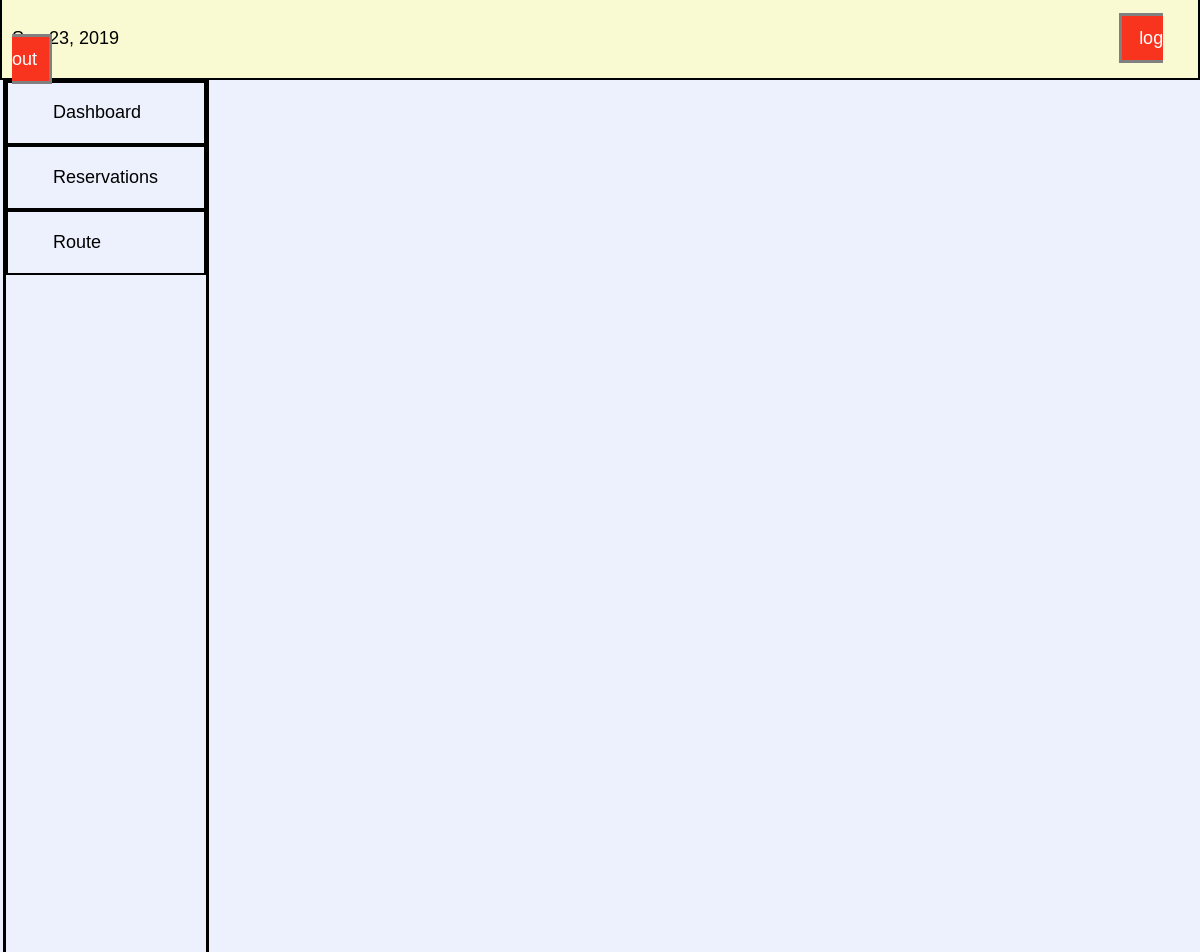
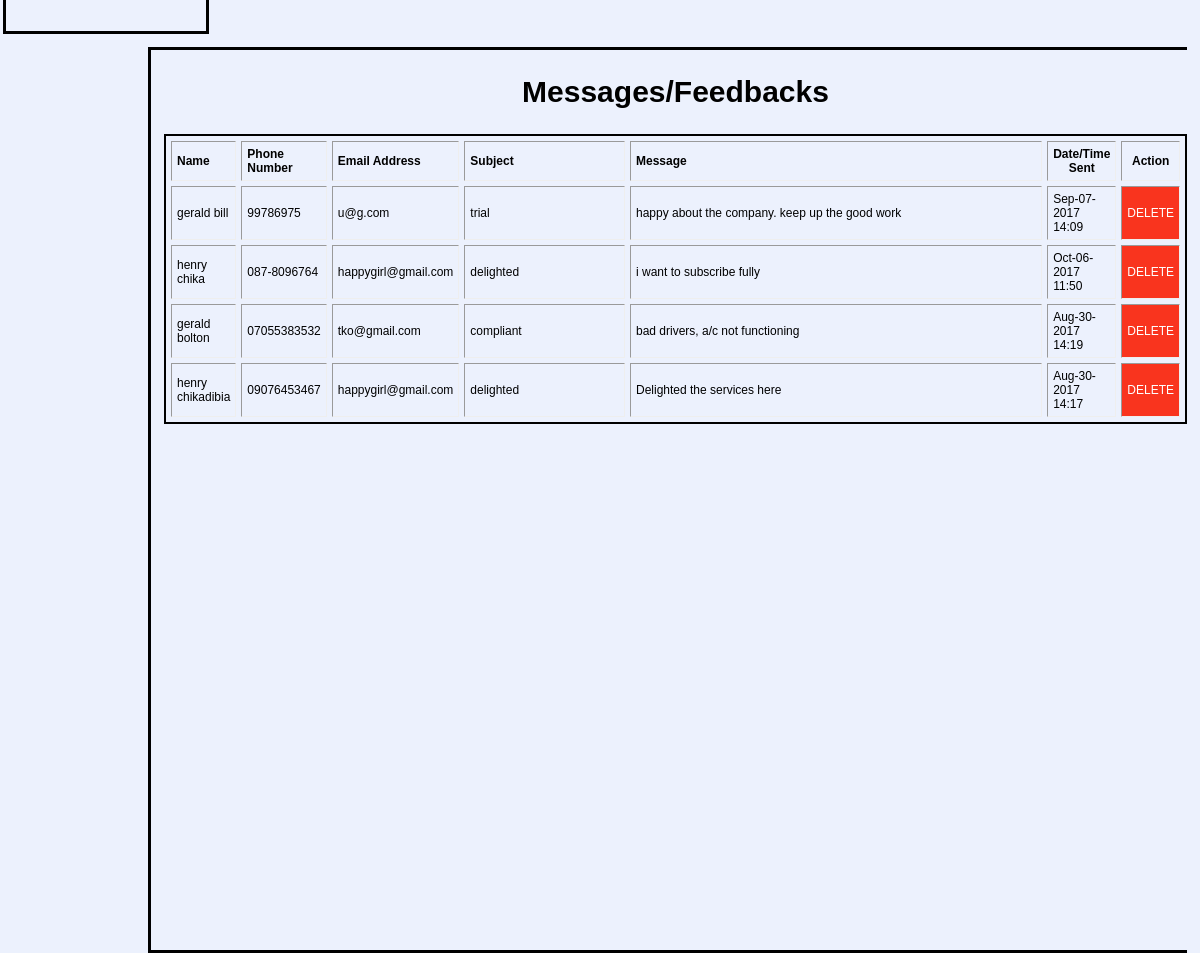
Page /admin/messages.php on the committed database (2 pictures, top to bottom).
### tables this page shows
CREATE TABLE IF NOT EXISTS `feedbacks` (
  `feedbackid` int(4) NOT NULL AUTO_INCREMENT,
  `fullname` varchar(70) NOT NULL,
  `tel` varchar(11) NOT NULL,
  `email` varchar(500) NOT NULL,
  `subject` varchar(500) NOT NULL,
  `message` varchar(1000) NOT NULL,
  `date` varchar(100) NOT NULL,
  PRIMARY KEY (`feedbackid`)
);

### admin/messages.php (the view, shortened to what this page needs)
<html>
<head>
<link href="astyle.css" rel="stylesheet"/>
</head>
<body>
<div class="wrapper">
<div class="content">
<div class="header">
<?php
   $date = date("M d, Y", strtotime ("+1 hour"));
   echo $date;
?>
<span class="logout">
    <a href="logout.php">log out</a></span>
</div>
<div class="container">
<div class="nav">
<ul>
    <a href="dashboard.php"><li>Dashboard</li></a>
    <a href="reservations.php"><li>Reservations</li></a>
<a href="route.php"><li>Route</li></a>
</ul>
</div>
<div class="primcontnt">
<h2 align="center"> Messages/Feedbacks</h2>
<table cellpadding="5" cellspacing="5" id="msgtable" border="2px">
<thead>
<tr>
<th align="left"><b> Name </b></th>
<th align="left"><b> Phone Number </b></th>
<th align="left"><b> Email Address</b> </th>
<th align="left" style="width:150px;"><b> Subject </b></th>
<th align="left" style="width:405px;"><b>Message</b></th>
<th><b>Date/Time Sent</b></th>
<th><b> Action</b> </th>
</tr>
</thead>
<tbody>
<?php
$result = mysql_query("SELECT * FROM feedbacks ORDER BY date DESC LIMIT 4");
while($row = mysql_fetch_array($result))
{
echo '<td>'.$row['fullname'].'</td>';
echo '<td>'.$row['tel'].'</td>';
echo '<td>'.$row['email'].'</td>';
echo '<td>'.$row['subject'].'</td>';
echo '<td>'.$row['message'].'</td>';
echo '<td>'.$row['date'].'</td>';
echo '<td style="background-color:#f9341e; color: white;"> <a href="deletemsg.php?id='.$row['feedbackid'].'" title="Click to Delete">DELETE</a></td>';
}
?>
</tbody>
</table>
</div>
</div>
</div>
</div>
</body>
</html>

### admin/astyle.css (style rules this page uses)
body { text-align: center; background-color: #ECF1FD; font-family: Helvatica,Arial, San-serif; font-size:20px; margin:0px; }
.wrapper { margin:0px; text-align: left; }
.header { min-height:50px; background-color:lightgoldenrodyellow; border-style: solid; border-width:2px; padding-left: 10px; padding-right: 15px; padding-top: 30px; text-align: left; margin: -13px; margin-top:-34px; font-size: 18px; }
.content { padding-left: 13px; padding-right:13px; min-height: 900px; padding-top: 30px; background-color: #ECF1FD; }
a { text-decoration:none; color: inherit; }
.content .container .nav { width:200px; background-color: #ECF1FD; float:left; min-height: 900px; margin-top: 13px; margin-left: -10px; margin-right: -9px; border: 3px solid; }
.content .container .primcontnt { width: 1023px; padding-left: 13px; float: right; background-color: #ECF1FD; min-height:900px; margin-top:13px; border-bottom: 3px solid; border-left: 3px solid; border-top: 3px solid; margin-right: 0px; }
.nav ul { margin-top: -3px; }
.nav ul li { padding-top: 20px; padding-bottom: 20px; padding-left: 45px; border: 2px solid; list-style-type: none; margin-left: -40px; margin-top: -0px; font-size: 18px; }
#msgtable { font-size:12px; border: 2px solid; margin-top:15px; width:100%; }
#msgtable thead tr { border-bottom: 2px solid; }
.header .logout { margin-left:1000px; border: 3px solid gray; padding: 12px; background-color: #f9341e; color: white; }

### rows in the picture
feedbacks: fullname "gerald bill", tel "99786975", email "u@g.com", subject "trial", message "happy about the company. keep up the good work", date "Sep-07-2017 14:09"
feedbacks: fullname "henry chika", tel "087-8096764", email "happygirl@gmail.com", subject "delighted", message "i want to subscribe fully", date "Oct-06-2017 11:50"
feedbacks: fullname "gerald bolton", tel "07055383532", email "tko@gmail.com", subject "compliant", message "bad drivers, a/c not functioning", date "Aug-30-2017 14:19"
feedbacks: fullname "henry chikadibia", tel "09076453467", email "happygirl@gmail.com", subject "delighted", message "Delighted the services here", date "Aug-30-2017 14:17"

### other values in the picture
$date "Sep 23, 2019"
